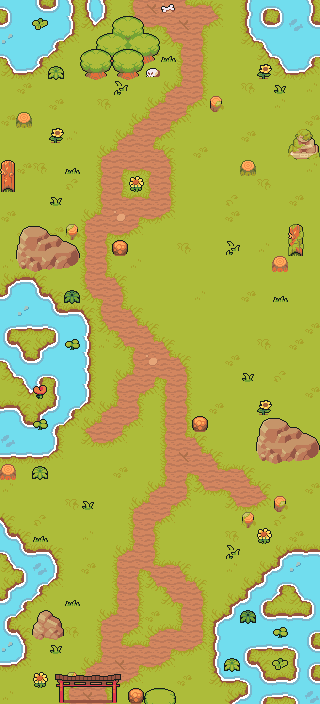

A 2D game scene composited from a Tiled map and its tileset images. What follows is a short description and the map's XML, with each tile layer's data collapsed to a summary:
An orthogonal 20x44 tile map with 16x16 px tiles, 6 tile layers (ground, decoration, decoration 2, foreground, ...), 2 tilesets and 15 objects (2x Portal, Player, MAN_GREEN, PATH_MAN_GREEN).

<map version="1.10" tiledversion="1.11.0" orientation="orthogonal" renderorder="right-down" width="20" height="44" tilewidth="16" tileheight="16" infinite="0" nextlayerid="11" nextobjectid="25">
 <properties>
  <property name="music" value="ROAD" />
 </properties>
 <tileset firstgid="1" source="tileset.tsx" />
 <tileset firstgid="4097" source="objects.tsx" />
 <layer id="1" name="ground" width="20" height="44">
  <data>[880 cells, 880 non-empty, 38 distinct tile ids]</data>
 </layer>
 <layer id="2" name="decoration" width="20" height="44">
  <data>[880 cells, 60 non-empty, 31 distinct tile ids]</data>
 </layer>
 <layer id="3" name="decoration 2" width="20" height="44">
  <data>[880 cells, 13 non-empty, 8 distinct tile ids]</data>
 </layer>
 <objectgroup id="4" name="object">
  <object id="8" gid="4103" x="160" y="80" width="16" height="16">
   <properties>
    <property name="enemies" value="BUTTERFLY=2" />
   </properties>
  </object>
  <object id="9" gid="4104" x="88" y="46" width="16" height="16">
   <properties>
    <property name="enemies" value="LARVA=1" />
   </properties>
  </object>
  <object id="10" gid="4105" x="184" y="70" width="16" height="16">
   <properties>
    <property name="enemies" value="MUSHROOM=2" />
   </properties>
  </object>
  <object id="12" name="Player" gid="4097" x="112" y="656" width="16" height="16" />
  <object id="13" gid="4107" x="192" y="64" width="48" height="48" />
  <object id="14" gid="4107" x="224" y="80" width="48" height="48" />
  <object id="15" gid="4107" x="64" y="128" width="48" height="48" />
  <object id="16" gid="4107" x="192" y="320" width="48" height="48" />
  <object id="17" gid="4107" x="80" y="464" width="48" height="48" />
  <object id="18" gid="4107" x="144" y="624" width="48" height="48" />
  <object id="21" name="MAN_GREEN" gid="4116" x="224" y="592" width="16" height="16">
   <properties>
    <property name="path" type="object" value="22" />
    <property name="pathSpeed" type="float" value="0.75" />
   </properties>
  </object>
  <object id="24" gid="4104" x="221" y="82" width="16" height="16">
   <properties>
    <property name="enemies" value="LARVA=1" />
   </properties>
  </object>
 </objectgroup>
 <objectgroup id="10" name="path">
  <object id="22" name="PATH_MAN_GREEN" x="233" y="585">
   <polygon points="0,0 43,-36 21,-35 3,-18 -45,8 -45,53 -27,53 -27,26 -10,18" />
  </object>
 </objectgroup>
 <objectgroup id="7" name="trigger" />
 <objectgroup color="#ffaa00" id="6" name="portal">
  <object id="11" name="VILLAGE" type="Portal" x="64" y="688" width="48" height="16">
   <properties>
    <property name="isSensor" type="bool" value="true" />
    <property name="targetPortalId" type="int" value="11" />
   </properties>
  </object>
  <object id="20" name="FOREST_ENTRANCE" type="Portal" x="128" y="-14.75" width="60" height="30.75">
   <properties>
    <property name="isSensor" type="bool" value="true" />
    <property name="targetPortalId" type="int" value="33" />
   </properties>
  </object>
 </objectgroup>
 <layer id="5" name="foreground" width="20" height="44">
  <data>[880 cells, 39 non-empty, 27 distinct tile ids]</data>
 </layer>
 <layer id="8" name="foreground2" width="20" height="44">
  <data>[880 cells, 0 non-empty, 0 distinct tile ids]</data>
 </layer>
 <layer id="9" name="foreground3" width="20" height="44">
  <data>[880 cells, 0 non-empty, 0 distinct tile ids]</data>
 </layer>
</map>
